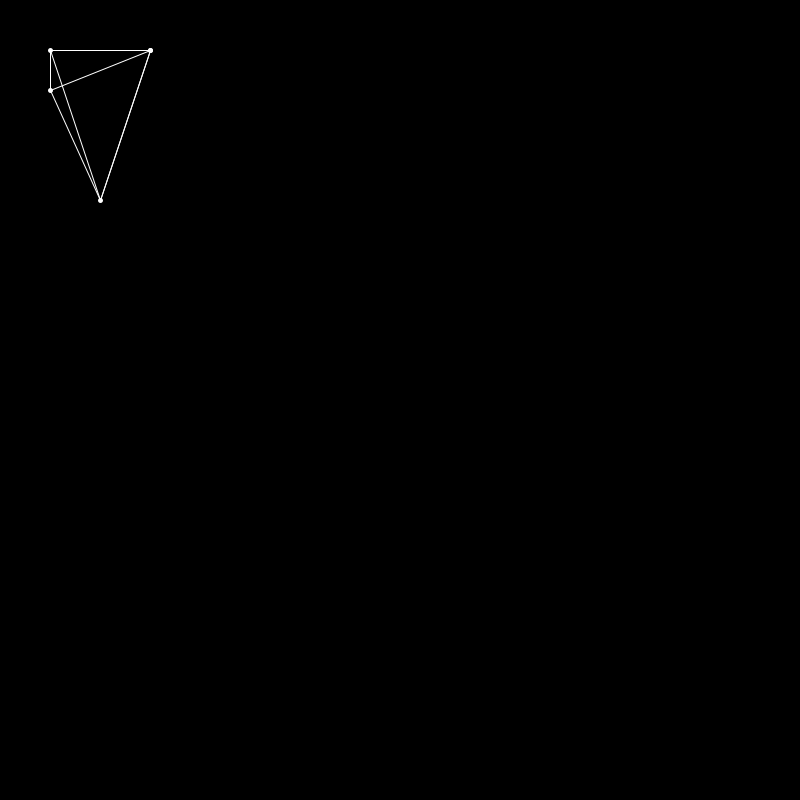
Frame 1 (no input)
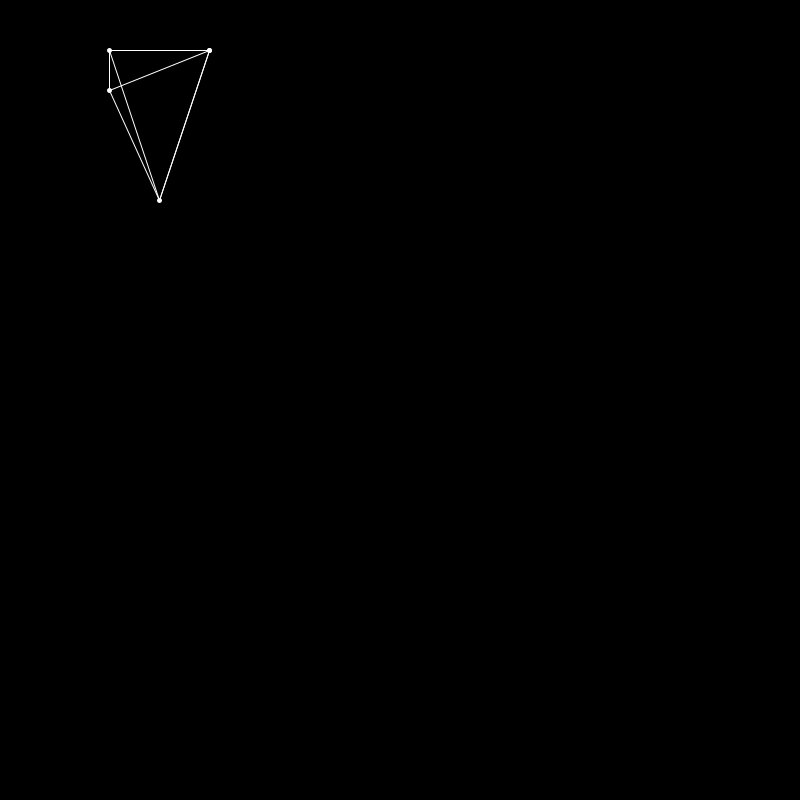
Frame 60 (the mouse pressed at the canvas centre just before this capture)
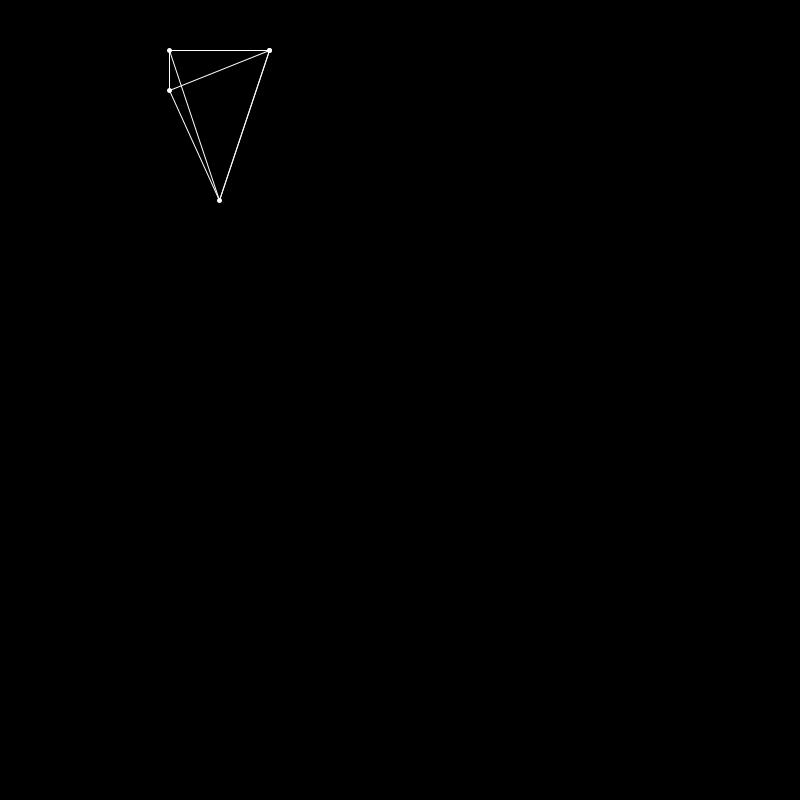
Frame 120 (the mouse held since frame 60 and released just before this capture)

The Processing sketch that drew these frames (run headless with seeded random() and noise(); from frame 60 on, the mouse is pressed at the canvas centre):

// Processing sketch: HM3DTranslate
// ── HM3DTranslate.pde
PVector pt[]=new PVector[5];
ArrayList tr[] = new ArrayList[4];
ArrayList a[]=new ArrayList[5];

PVector translation(PVector temp,float tx,float ty,float tz){
  temp.x+=tx;
  temp.y+=ty;
  temp.z+=tz;
  return temp;
}

void setup(){
  size(800,800);
   pt[0]=new PVector(50,90,50);
   pt[1]=new PVector(150,50,50);
   pt[2]=new PVector(150,50,150);
   pt[3]=new PVector(50,50,150);
   pt[4]=new PVector(100,200,100);
   
   for(int i=0;i<5;i++){
     a[i]=new ArrayList();
   }
   a[0].add(1);a[0].add(1);a[0].add(0);a[0].add(1);a[0].add(1);
   a[1].add(0);a[1].add(1);a[1].add(1);a[1].add(0);a[1].add(1);
   a[2].add(0);a[2].add(0);a[2].add(1);a[2].add(1);a[2].add(1);
   a[3].add(0);a[3].add(0);a[3].add(0);a[3].add(1);a[3].add(1);
   a[4].add(0);a[4].add(0);a[4].add(0);a[4].add(0);a[4].add(1);
}

float x=0;

void draw(){
  background(0);
  stroke(255);
  PVector temp = new PVector();
  PVector temp2 = new PVector();
  for(int i=0;i<5;i++){
    strokeWeight(5);
    temp=pt[i].copy();
    temp=translation(temp,x,0,0);
    point(temp.x,temp.y);
    for(int j=i;j<5;j++){
      temp2=pt[j].copy();
      temp2=translation(temp2,x,0,0);
      if((int)a[i].get(j)==1){
        strokeWeight(1);
        line(temp.x,temp.y,temp2.x,temp2.y);
      }
    }
  }
  x+=1;
}
